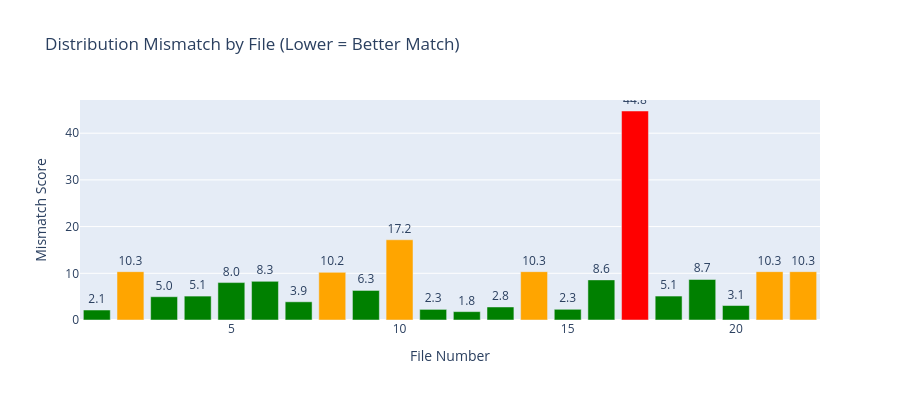

Here is the notebook cell this chart was saved with:
### Code cell
# Distribution mismatch by file
sorted_df = file_df.sort_values('dist_mismatch')

fig = go.Figure(go.Bar(
    x=sorted_df['file_num'],
    y=sorted_df['dist_mismatch'],
    marker_color=['green' if x < 10 else 'orange' if x < 20 else 'red' 
                  for x in sorted_df['dist_mismatch']],
    text=[f"{x:.1f}" for x in sorted_df['dist_mismatch']],
    textposition='outside'
))
fig.update_layout(
    title='Distribution Mismatch by File (Lower = Better Match)',
    xaxis_title='File Number',
    yaxis_title='Mismatch Score',
    height=400
)
fig.show()

### Figure 1 — Plotly figure (JSON) as saved in the notebook; plotly's stock layout.template omitted (floating-point values rounded to 4 significant figures)
{"data": [{"marker": {"color": ["green", "green", "green", "green", "green", "green", "green", "green", "green", "green", "green", "green", "green", "green", "green", "orange", "orange", "orange", "orange", "orange", "orange", "red"]}, "text": ["1.8", "2.1", "2.3", "2.3", "2.8", "3.1", "3.9", "5.0", "5.1", "5.1", "6.3", "8.0", "8.3", "8.6", "8.7", "10.2", "10.3", "10.3", "10.3", "10.3", "17.2", "44.8"], "textposition": "outside", "type": "bar", "x": [12, 1, 11, 15, 13, 20, 7, 3, 4, 18, 9, 5, 6, 16, 19, 8, 22, 14, 2, 21, 10, 17], "y": [1.791, 2.136, 2.272, 2.294, 2.787, 3.101, 3.897, 4.984, 5.119, 5.126, 6.327, 8.009, 8.272, 8.587, 8.676, 10.2, 10.35, 10.35, 10.35, 10.35, 17.18, 44.75]}], "layout": {"height": 400, "title": {"text": "Distribution Mismatch by File (Lower = Better Match)"}, "xaxis": {"title": {"text": "File Number"}}, "yaxis": {"title": {"text": "Mismatch Score"}}}}
